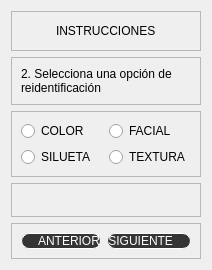
                            <widget class="QWidget" name="pagina_paso_dos">
                             <property name="styleSheet">
                              <string notr="true">QPushButton{
font: 10pt &quot;Franklin Gothic Book&quot;;
background-color: #353535;
color: white;
border-radius:8px;
border: 1px solid white;
}
QPushButton:hover{
background-color: #6c757d;
}
QRadioButton{
font: 10pt &quot;Franklin Gothic Book&quot;;


}</string>
                             </property>
                             <layout class="QVBoxLayout" name="verticalLayout_25" stretch="1,2,2,1,1">
                              <item>
                               <widget class="QFrame" name="frame_60">
                                <property name="frameShape">
                                 <enum>QFrame::StyledPanel</enum>
                                </property>
                                <property name="frameShadow">
                                 <enum>QFrame::Raised</enum>
                                </property>
                                <layout class="QHBoxLayout" name="horizontalLayout_19">
                                 <item>
                                  <spacer name="horizontalSpacer_12">
                                   <property name="orientation">
                                    <enum>Qt::Horizontal</enum>
                                   </property>
                                   <property name="sizeHint" stdset="0">
                                    <size>
                                     <width>29</width>
                                     <height>20</height>
                                    </size>
                                   </property>
                                  </spacer>
                                 </item>
                                 <item>
                                  <widget class="QLabel" name="label_14">
                                   <property name="text">
                                    <string>INSTRUCCIONES</string>
                                   </property>
                                  </widget>
                                 </item>
                                 <item>
                                  <spacer name="horizontalSpacer_13">
                                   <property name="orientation">
                                    <enum>Qt::Horizontal</enum>
                                   </property>
                                   <property name="sizeHint" stdset="0">
                                    <size>
                                     <width>29</width>
                                     <height>20</height>
                                    </size>
                                   </property>
                                  </spacer>
                                 </item>
                                </layout>
                               </widget>
                              </item>
                              <item>
                               <widget class="QFrame" name="frame_61">
                                <property name="frameShape">
                                 <enum>QFrame::StyledPanel</enum>
                                </property>
                                <property name="frameShadow">
                                 <enum>QFrame::Raised</enum>
                                </property>
                                <layout class="QVBoxLayout" name="verticalLayout_28">
                                 <item>
                                  <widget class="QLabel" name="label_16">
                                   <property name="text">
                                    <string>2. Selecciona una opción de reidentificación</string>
                                   </property>
                                   <property name="wordWrap">
                                    <bool>true</bool>
                                   </property>
                                  </widget>
                                 </item>
                                </layout>
                               </widget>
                              </item>
                              <item>
                               <widget class="QFrame" name="frame_62">
                                <property name="frameShape">
                                 <enum>QFrame::StyledPanel</enum>
                                </property>
                                <property name="frameShadow">
                                 <enum>QFrame::Raised</enum>
                                </property>
                                <layout class="QGridLayout" name="gridLayout">
                                 <item row="0" column="0">
                                  <widget class="QRadioButton" name="rb_color">
                                   <property name="text">
                                    <string>COLOR</string>
                                   </property>
                                  </widget>
                                 </item>
                                 <item row="0" column="1">
                                  <widget class="QRadioButton" name="rb_facial">
                                   <property name="text">
                                    <string>FACIAL</string>
                                   </property>
                                  </widget>
                                 </item>
                                 <item row="1" column="0">
                                  <widget class="QRadioButton" name="rb_silueta">
                                   <property name="text">
                                    <string>SILUETA</string>
                                   </property>
                                  </widget>
                                 </item>
                                 <item row="1" column="1">
                                  <widget class="QRadioButton" name="rb_textura">
                                   <property name="text">
                                    <string>TEXTURA</string>
                                   </property>
                                  </widget>
                                 </item>
                                </layout>
                               </widget>
                              </item>
                              <item>
                               <widget class="QFrame" name="frame_74">
                                <property name="frameShape">
                                 <enum>QFrame::StyledPanel</enum>
                                </property>
                                <property name="frameShadow">
                                 <enum>QFrame::Raised</enum>
                                </property>
                                <layout class="QHBoxLayout" name="horizontalLayout_30">
                                 <item>
                                  <widget class="QLabel" name="label_paso_dos">
                                   <property name="styleSheet">
                                    <string notr="true">font: italic 12pt &quot;Franklin Gothic Book&quot;;
color: rgb(255, 0, 0);</string>
                                   </property>
                                   <property name="text">
                                    <string/>
                                   </property>
                                  </widget>
                                 </item>
                                </layout>
                               </widget>
                              </item>
                              <item>
                               <widget class="QFrame" name="frame_63">
                                <property name="frameShape">
                                 <enum>QFrame::StyledPanel</enum>
                                </property>
                                <property name="frameShadow">
                                 <enum>QFrame::Raised</enum>
                                </property>
                                <layout class="QHBoxLayout" name="horizontalLayout_20">
                                 <item>
                                  <widget class="QPushButton" name="bt_after_two">
                                   <property name="text">
                                    <string>     ANTERIOR</string>
                                   </property>
                                   <property name="icon">
                                    <iconset>
                                     <normaloff>imagenes/icons8-siguiente-64 - copia.png</normaloff>imagenes/icons8-siguiente-64 - copia.png</iconset>
                                   </property>
                                   <property name="iconSize">
                                    <size>
                                     <width>38</width>
                                     <height>38</height>
                                    </size>
                                   </property>
                                  </widget>
                                 </item>
                                 <item>
                                  <widget class="QPushButton" name="bt_next_two">
                                   <property name="layoutDirection">
                                    <enum>Qt::RightToLeft</enum>
                                   </property>
                                   <property name="text">
                                    <string>SIGUIENTE     </string>
                                   </property>
                                   <property name="icon">
                                    <iconset>
                                     <normaloff>imagenes/icons8-siguiente-64.png</normaloff>imagenes/icons8-siguiente-64.png</iconset>
                                   </property>
                                   <property name="iconSize">
                                    <size>
                                     <width>38</width>
                                     <height>38</height>
                                    </size>
                                   </property>
                                  </widget>
                                 </item>
                                </layout>
                               </widget>
                              </item>
                             </layout>
                            </widget>
